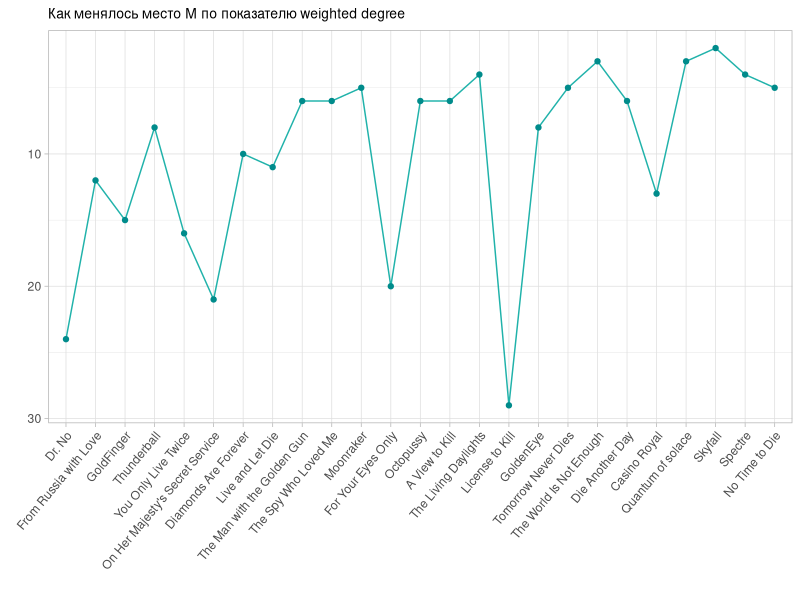
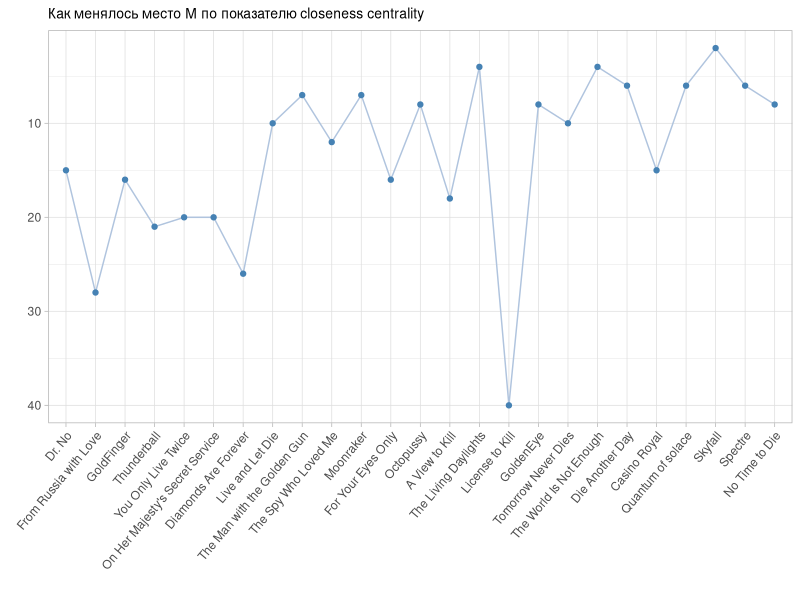
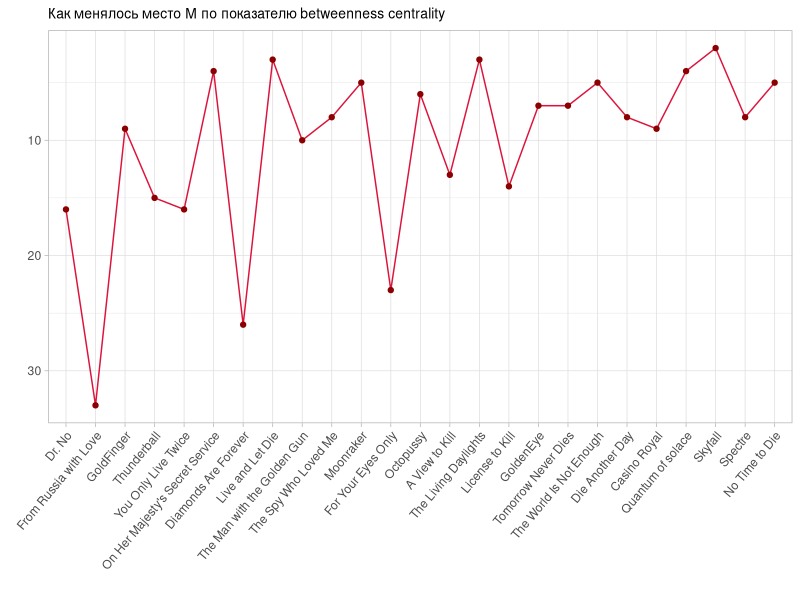
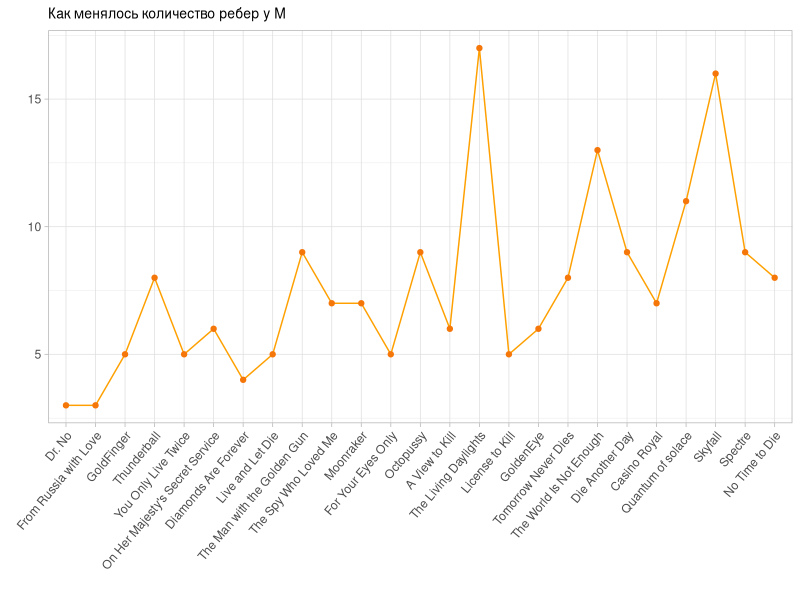
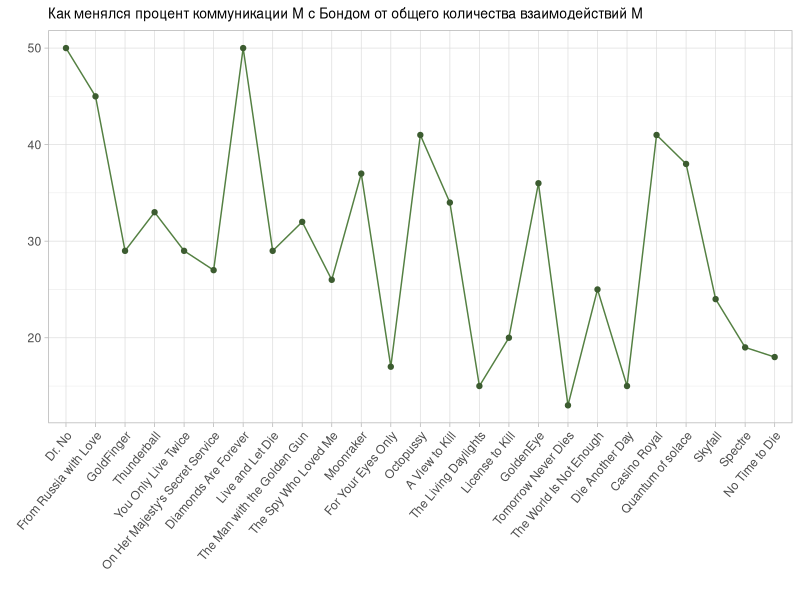
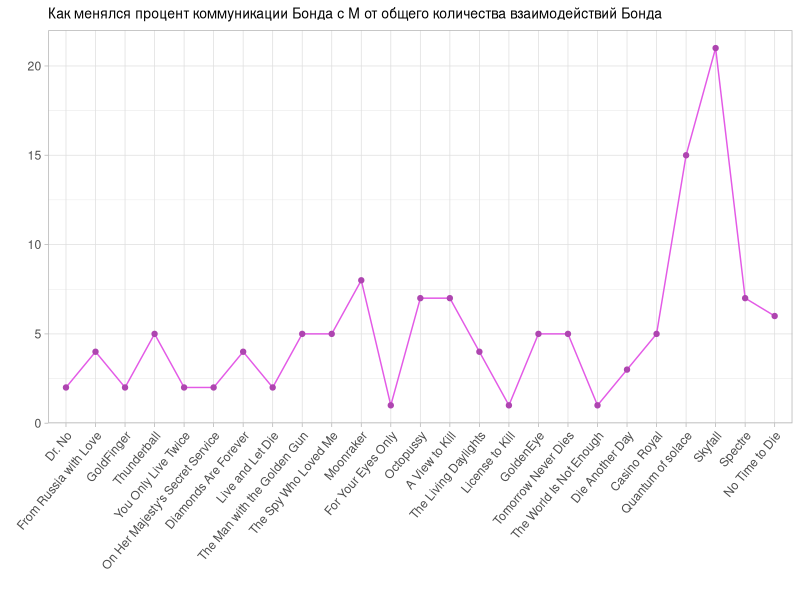

The R script that drew these images, in order:
library (tidyverse)

M <- read.csv('M.csv')

M %>% 
  ggplot(aes(fct_reorder(film, n), `weighted.degree.position`, group = 1,
             label = `weighted.degree.position`)) +
  geom_line(color = '#20B2AA') +
  geom_point(color = '#008B8B')+
  scale_y_reverse()+
  labs(x = '',
       y = '',
       title = 'Как менялось место М по показателю weighted degree')+
  theme_light() +
  theme(plot.title = element_text(size = 10), 
        axis.text.x = element_text(angle = 50, vjust = 1, hjust = 1))

M %>% 
  ggplot(aes(fct_reorder(film, n), `closeness.centrality.position`, group = 1,
             label = `closeness.centrality.position`)) +
  geom_line(color = '#B0C4DE') +
  geom_point(color = '#4682B4')+
  scale_y_reverse()+
  labs(x = '',
       y = '',
       title = 'Как менялось место М по показателю closeness centrality')+
  theme_light() +
  theme(plot.title = element_text(size = 10), 
        axis.text.x = element_text(angle = 50, vjust = 1, hjust = 1))

M %>% 
  ggplot(aes(fct_reorder(film, n), `betweenness.centrality.position`, group = 1,
             label = `betweenness.centrality.position`)) +
  geom_line(color = '#DC143C') +
  geom_point(color = '#8B0000')+
  scale_y_reverse()+
  labs(x = '',
       y = '',
       title = 'Как менялось место М по показателю betweenness centrality')+
  theme_light() +
  theme(plot.title = element_text(size = 10), 
        axis.text.x = element_text(angle = 50, vjust = 1, hjust = 1))

M %>% 
  ggplot(aes(fct_reorder(film, n), `degree`, group = 1,
             label = `degree`)) +
  geom_line(color = '#ffa000') +
  geom_point(color = '#f5770a')+
  labs(x = '',
       y = '',
       title = 'Как менялось количество ребер у M')+
  theme_light() +
  theme(plot.title = element_text(size = 10), 
        axis.text.x = element_text(angle = 50, vjust = 1, hjust = 1))

M %>% 
  ggplot(aes(fct_reorder(film, n), `communication.with.bond.percent`, group = 1,
             label = `communication.with.bond.percent`)) +
  geom_line(color = '#548042') +
  geom_point(color = '#3C5C30')+
  labs(x = '',
       y = '',
       title = 'Как менялся процент коммуникации М с Бондом от общего количества взаимодействий М')+
  theme_light() +
  theme(plot.title = element_text(size = 10), 
        axis.text.x = element_text(angle = 50, vjust = 1, hjust = 1))


M %>% 
  ggplot(aes(fct_reorder(film, n), `bond.communication.percent`, group = 1,
             label = `bond.communication.percent`)) +
  geom_line(color = '#E35AE6') +
  geom_point(color = '#AE45B0')+
  labs(x = '',
       y = '',
       title = 'Как менялся процент коммуникации Бонда с М от общего количества взаимодействий Бонда')+
  theme_light() +
  theme(plot.title = element_text(size = 10), 
        axis.text.x = element_text(angle = 50, vjust = 1, hjust = 1))

